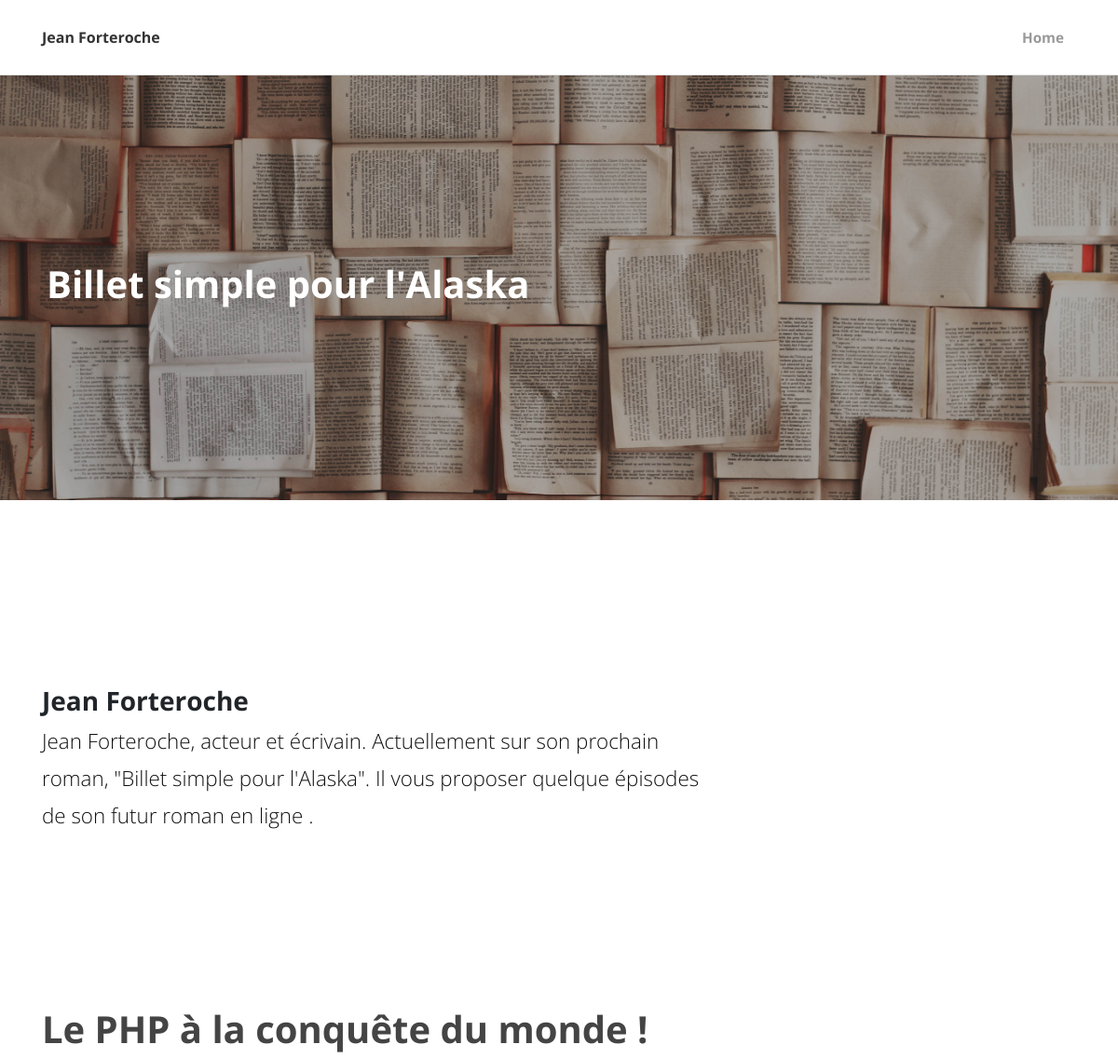
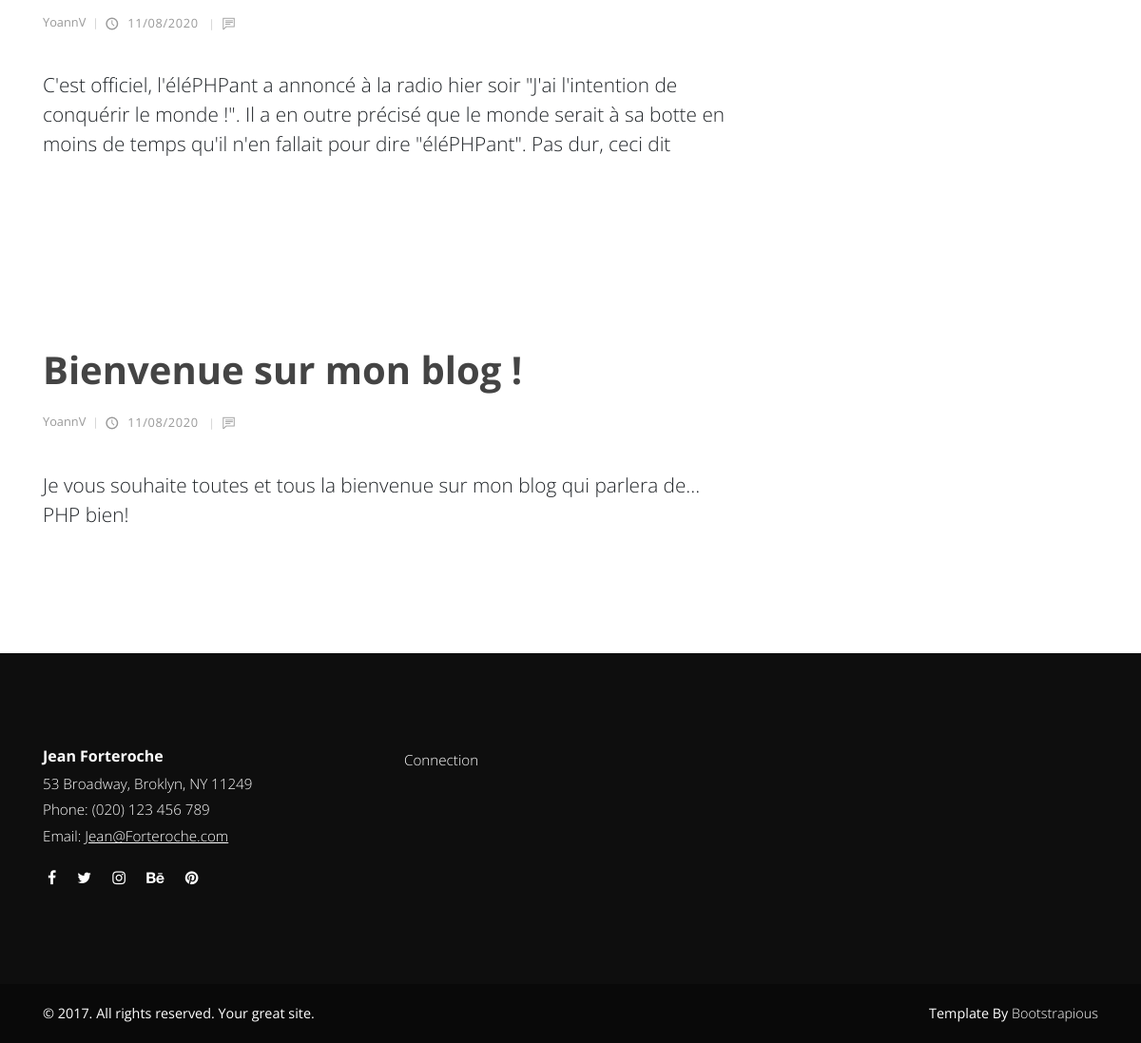
The page / on the database its author committed (2 pictures, top to bottom).
### tables this page shows
CREATE TABLE IF NOT EXISTS `posts` (
  `id` int(11) NOT NULL AUTO_INCREMENT,
  `title` varchar(255) NOT NULL,
  `author` varchar(255) NOT NULL,
  `content` text NOT NULL,
  `creation_date` datetime NOT NULL,
  PRIMARY KEY (`id`)
);

### controller/frontend.php (called while the page is built, shortened)
<?php
require_once('../Model/PostManager.php');
    function listPosts()
    {
        $postManager = new PostManager();
        $posts = $postManager->getPosts();
        require('../view/frontend/listPostsView.php');
    }

### Model/PostManager.php (called while the page is built, shortened)
<?php
class PostManager extends Manager
{
    public function getPosts()
    {
        $db = $this->dbConnect();
        $req = $db->query('SELECT id, title, author, content, DATE_FORMAT(creation_date, \'%d/%m/%Y \') AS creation_date_fr FROM posts ORDER BY creation_date DESC LIMIT 0, 5');
        return $req;
    }
}

### view/frontend/listPostsView.php (the view, shortened to what this page needs)
<?php include("intro.php"); ?>
  <div class="container">
<div class="row">
<?php
while ($data = $posts->fetch())
{
?>
<main class="post blog-post col-lg-8">
          <div class="container">
            <div class="post-single">
              <div class="post-details">
                <h1><?= htmlspecialchars($data['title']) ?><a href="index.php?action=post&amp;id=<?= $data['id'] ?>"><i class="fa fa-bookmark-o"></i></a></h1>
                <div class="post-footer d-flex align-items-center flex-column flex-sm-row"><a href="#" class="author d-flex align-items-center flex-wrap">
                    <div class="title"><span><?= $data['author'] ?></span></div></a>
                  <div class="d-flex align-items-center flex-wrap">
                    <div class="date"><i class="icon-clock"></i> <?= $data['creation_date_fr'] ?></div>
                    <div class="comments meta-last"><a href="index.php?action=post&amp;id=<?= $data['id'] ?>"><i class="icon-comment"></i></a></div>
                  </div>
                </div>
                <div class="post-body">
                  <p class="lead"><?= $data['content']?></p>
                </div>
            </div>
          </div>
        </main>
<?php
}
?>
  </div>
</div>
<?php $content = ob_get_clean(); ?>
<?php require('template.php'); ?>

### public/index.php
<?php
require('../controller/frontend.php');
try {
    if (isset($_GET['action'])) {
        if ($_GET['action'] == 'listPosts') {
            listPosts();
        }
        elseif ($_GET['action'] == 'post') {
            if (isset($_GET['id']) && $_GET['id'] > 0) {
                if(isset($_GET['page']) && !empty($_GET['page'])){
                    $currentPage = (int) ($_GET['page']);
                    post($currentPage);
                }else{
                    $currentPage = 1;
                    post($currentPage);
                }
            }
            else {
                throw new Exception('Aucun identifiant de billet envoyé');
            }
        }
        elseif ($_GET['action'] == 'addNewpost') {
            if (!empty($_POST['titre']) && !empty($_POST['author']) && !empty($_POST['content'])) {
                addNewpost($_POST['titre'], $_POST['author'], $_POST['content']);
            }
            else {
                throw new Exception('Tous les champs ne sont pas remplis !');
            }
        }
        elseif ($_GET['action'] == 'editPost') {
            if (!empty($_POST['content'])) {
                editPost($_GET['id'], $_POST['title'], $_POST['author'], $_POST['content']);
               }
           else {
            throw new Exception('Tous les champs ne sont pas remplis !');
        }
    }
    elseif($_GET['action'] =='delPost'){
        delPost($_GET['id']);
    }
        elseif ($_GET['action'] == 'addComment') {
            if (isset($_GET['id']) && $_GET['id'] > 0) {
                if (!empty($_POST['author']) && !empty($_POST['comment'])) {
                    addComment($_GET['id'], $_POST['author'], $_POST['comment']);
                }
                else {
                    throw new Exception('Tous les champs ne sont pas remplis !');
                }
            }
            else {
                throw new Exception('Aucun identifiant de billet envoyé');
            }
        }
        elseif ($_GET['action'] == 'viewComment') {
            if (isset($_GET['id']) && $_GET['id'] > 0) {
                viewComment();
            }
            else {
                throw new Exception('Aucun identifiant de billet envoyé');
            }
        }
            elseif ($_GET['action'] == 'editComment') {
                if (isset($_GET['id']) && $_GET['id'] > 0) {
                    if (!empty($_POST['comment'])) {
                        editComment($_GET['id'], $_POST['comment']);
                       }
                   else {
                    throw new Exception('Tous les champs ne sont pas remplis !');
                }
            }
            else {
                throw new Exception('Aucun identifiant de billet envoyé');
            }
        }
        elseif ($_GET['action'] == 'delComment') {
                delComment($_GET['id'], $_GET['idp']);
     }
     elseif($_GET['action'] == 'flagComment'){
        flagComment(1, $_GET['id'], $_GET['idp']);
    }
     elseif($_GET['action'] == 'Article'){
        if(isset($_GET['page']) && !empty($_GET['page'])){
            $currentPage = (int) ($_GET['page']);
            articleDashboard($currentPage);
        }else{
            $currentPage = 1;
            articleDashboard($currentPage);
        }
    }
     elseif($_GET['action'] == 'list_Article'){
        listArticleDashboard();
    }
     elseif($_GET['action'] == 'list_Comment_flag'){
        if(isset($_GET['page']) && !empty($_GET['page'])){
            $currentPage = (int) ($_GET['page']);
            listcommentsflagDashboard($currentPage);
        }else{
            $currentPage = 1;
            listcommentsflagDashboard($currentPage);
        }
    }
        elseif($_GET['action'] == 'addUser'){
                        if (!empty($_POST['username']) && !empty($_POST['password'])) {
                            addUser($_POST['username'], $_POST['password']);
                        }
                        else {
                            throw new Exception('Tous les champs ne sont pas remplis !');
                        }
        }
        elseif($_GET['action'] =='delUser'){
            delUser($_GET['id']);
        }
        elseif($_GET['action'] =='logout'){
            logoutprofil();
        }
        elseif($_GET['action'] =='vnarticle'){
            viewnewarticle();
        }
        elseif($_GET['action'] =='viewadmin'){
            viewadmin();
        }
            elseif($_GET['action'] =='connect'){
                viewconnect();
            }
            elseif($_GET['action'] =='viewregisterconnect'){
                viewregisterView();
            }
        elseif($_GET['action'] =='login'){
            if ( !empty($_POST['username']) && !empty($_POST['password'])){
                login($_POST["username"],$_POST["password"]);
            }
            else {
                throw new Exception('Tous les champs ne sont pas remplis !');
            }
          } else {
            throw new Exception('l\'action');
            }
        }
    else {
        listPosts();
    }
}
catch(Exception $e) {
    viewError();
    echo 'Erreur : ' . $e->getMessage();
}

### view/frontend/intro.php
<section class="intro">
      <div class="container">
        <div class="row">
          <div class="col-lg-8">
            <h2 class="h3">Jean Forteroche</h2>
            <p class="text-big">Jean Forteroche, acteur et écrivain. Actuellement sur son prochain roman, "Billet simple pour l'Alaska". Il vous proposer  quelque épisodes de son futur roman en ligne .</p>
          </div>
        </div>
      </div>
    </section>

### view/frontend/template.php (shortened to what this page needs)
<!DOCTYPE html>
<html>
  <head>
    <link rel="stylesheet" href="../public/template_home/vendor/bootstrap/css/bootstrap.min.css">
    <link rel="stylesheet" href="../public/template_home/vendor/font-awesome/css/font-awesome.min.css">
    <link rel="stylesheet" href="../public/template_home/css/fontastic.css">
    <link rel="stylesheet" href="../public/template_home/vendor/@fancyapps/fancybox/jquery.fancybox.min.css">
    <link rel="stylesheet" href="../public/template_home/css/style.default.css" id="theme-stylesheet">
    <link rel="stylesheet" href="../public/template_home/css/custom.css">
  </head>
  <body>
    <header class="header">
      <?php include("menus.php"); ?>
    </header>
    <section style="background: url(../public/template_home/img/hero1.jpg); background-size: cover; background-position: center center" class="hero">
      <div class="container">
        <div class="row">
          <div class="col-lg-7">
            <h1>Billet simple pour l'Alaska</h1>
          </div>
        </div>
      </div>
    </section>
    <section class="featured-posts no-padding-top">
    </section>
    <?= $content ?>
    <footer class="main-footer">
      <div class="container">
        <div class="row">
          <div class="col-md-4">
            <div class="logo">
              <h6 class="text-white">Jean Forteroche</h6>
            </div>
            <div class="contact-details">
              <p>53 Broadway, Broklyn, NY 11249</p>
              <p>Phone: (020) 123 456 789</p>
              <p>Email: <a href="mailto:info@company.com">Jean@Forteroche.com</a></p>
              <ul class="social-menu">
                <li class="list-inline-item"><a href="#"><i class="fa fa-facebook"></i></a></li>
                <li class="list-inline-item"><a href="#"><i class="fa fa-twitter"></i></a></li>
                <li class="list-inline-item"><a href="#"><i class="fa fa-instagram"></i></a></li>
                <li class="list-inline-item"><a href="#"><i class="fa fa-behance"></i></a></li>
                <li class="list-inline-item"><a href="#"><i class="fa fa-pinterest"></i></a></li>
              </ul>
            </div>
          </div>
          <div class="col-md-4">
            <div class="menus d-flex">
              <ul class="list-unstyled">
                <li ><a href="../public/index.php?action=connect" >Connection</a>
                                            </li>
              </ul>
            </div>
          </div>
        </div>
      </div>
      <div class="copyrights">
        <div class="container">
          <div class="row">
            <div class="col-md-6">
              <p>&copy; 2017. All rights reserved. Your great site.</p>
            </div>
            <div class="col-md-6 text-right">
              <p>Template By <a href="https://bootstrapious.com/p/bootstrap-carousel" class="text-white">Bootstrapious</a>
              </p>
            </div>
          </div>
        </div>
      </div>
    </footer>
  </body>
</html>

### view/frontend/menus.php (shortened to what this page needs)
<?php
     $id_session = session_id();
    if ($id_session) {
        ?>
        <?php
    } else {
        ?>
    <nav class="navbar navbar-expand-lg">
            <div class="container">
            <div class="navbar-header d-flex align-items-center justify-content-between">
                <a href="index.php" class="navbar-brand">Jean Forteroche</a>
            </div>
            <div id="navbarcollapse" class="collapse navbar-collapse">
                <ul class="navbar-nav ml-auto">
                <li class="nav-item"><a href="index.php" class="nav-link active ">Home</a>
                </li>
                </ul>
            </div>
            </div>
        </nav>
        <?php
    }
    ?>

### public/template_home/css/style.default.css (style rules this page uses)
body { overflow-x: hidden; }
a, i, span { display: inline-block; text-decoration: none; -webkit-transition: all 0.3s; transition: all 0.3s; }
a i { -webkit-transition: none; transition: none; }
ul { margin: 0; padding: 0; }
section { padding: 100px 0; overflow-x: hidden; }
main, aside { padding: 50px 0 100px; }
i[class*="icon-"] { -webkit-transform: translateY(3px); transform: translateY(3px); }
.text-white { color: #fff; }
.no-padding-top { padding-top: 0 !important; }
h1, h2, h3, h4, h5, h6 { margin-bottom: 15px; }
.text-big { font-size: 1.4em; font-weight: 300; line-height: 1.8em; color: #111; }
.navbar { background: #fff; padding-top: 20px !important; padding-bottom: 20px !important; z-index: 9998; border-bottom: 1px solid #ddd; }
.navbar .navbar-nav a.nav-link { color: #333; margin: 0 5px; font-weight: 400; font-size: 0.95em; }
.navbar .navbar-nav a.nav-link.active { color: #999; font-weight: bold; }
section.hero { padding: 0; color: #fff; }
section.hero .container { padding: 200px 20px; position: relative; }
section.hero h1 { line-height: 1.2em; }
.post a { text-decoration: none; }
.post .date { letter-spacing: 0.05em; font-weight: 400; text-transform: uppercase; color: #aaa; }
.post .title, .post .date, .post .comments, .post .views { font-weight: 400; color: #999; text-transform: capitalize; }
.post .title i, .post .date i, .post .comments i, .post .views i { margin-right: 5px; font-size: 1.1em; }
.post .title::after, .post .date::after, .post .comments::after, .post .views::after { content: '|'; display: inline-block; margin: 0 7px; font-size: 0.9em; color: #ccc; }
.post .meta-last::after { display: none; }
footer.main-footer { background: #0e0e0e; padding: 100px 0 0; color: #fff; }
footer.main-footer .contact-details p { font-weight: 300; color: #fff; margin-bottom: 5px; font-size: 0.95em; }
footer.main-footer .contact-details a { text-decoration: underline; margin-bottom: 0; }
footer.main-footer a { color: inherit; font-weight: 300; margin-bottom: 7px; }
footer.main-footer ul { margin-right: 30px; }
footer.main-footer .list-unstyled a { font-size: 0.95em; }
footer.main-footer .copyrights { background: #090909; margin-top: 100px; padding: 20px 0; font-size: 0.9em; }
footer.main-footer .copyrights * { margin-bottom: 0; }
footer.main-footer .social-menu { margin-top: 20px; }
footer.main-footer .social-menu li { padding: 0 5px; }
.blog-post { padding-left: 0; padding-right: 0; }
.blog-post .post-footer { font-size: 0.8em; }
.blog-post h1 { color: #444; line-height: 1.1em; }
.blog-post .post-footer { margin-top: 20px; }
.blog-post .post-body { margin-top: 40px; }
.blog-post .post-body p { margin-bottom: 30px; }
.navbar { padding: 0.5rem 1rem; }
.navbar-brand { display: inline-block; padding-top: 0.5rem; padding-bottom: 0.5rem; margin-right: 1rem; font-size: 1rem; color: #333; font-weight: bold; }
body { font-family: "Open Sans", sans-serif; font-size: 1rem; font-weight: normal; line-height: 1.5; color: #212529; background-color: #fff; }
a { color: #999; text-decoration: none; }
h1, h2, h3, h4, h5, h6, .h1, .h2, .h3, .h4, .h5, .h6 { margin-bottom: 0.5rem; font-family: inherit; font-weight: 700; line-height: 1.1; color: inherit; }
h1, .h1 { font-size: 2.5rem; }
h2, .h2 { font-size: 2rem; }
h3, .h3 { font-size: 1.75rem; }
h6, .h6 { font-size: 1rem; }
.lead { font-size: 1.3rem; font-weight: 300; }

### rows shown on the page
posts: title "Le PHP à la conquête du monde !", author "YoannV", creation_date_fr "11/08/2020", content "C'est officiel, l'éléPHPant a annoncé à la radio hier soir \"J'ai l'intention de conquérir le monde !\". Il a en outre précisé que le monde serait à sa botte en moins de temps qu'il n'en fallait pour dire \"éléPHPant\". Pas dur, ceci dit"
posts: title "Bienvenue sur mon blog !", author "YoannV", creation_date_fr "11/08/2020", content "Je vous souhaite toutes et tous la bienvenue sur mon blog qui parlera de... PHP bien!"
